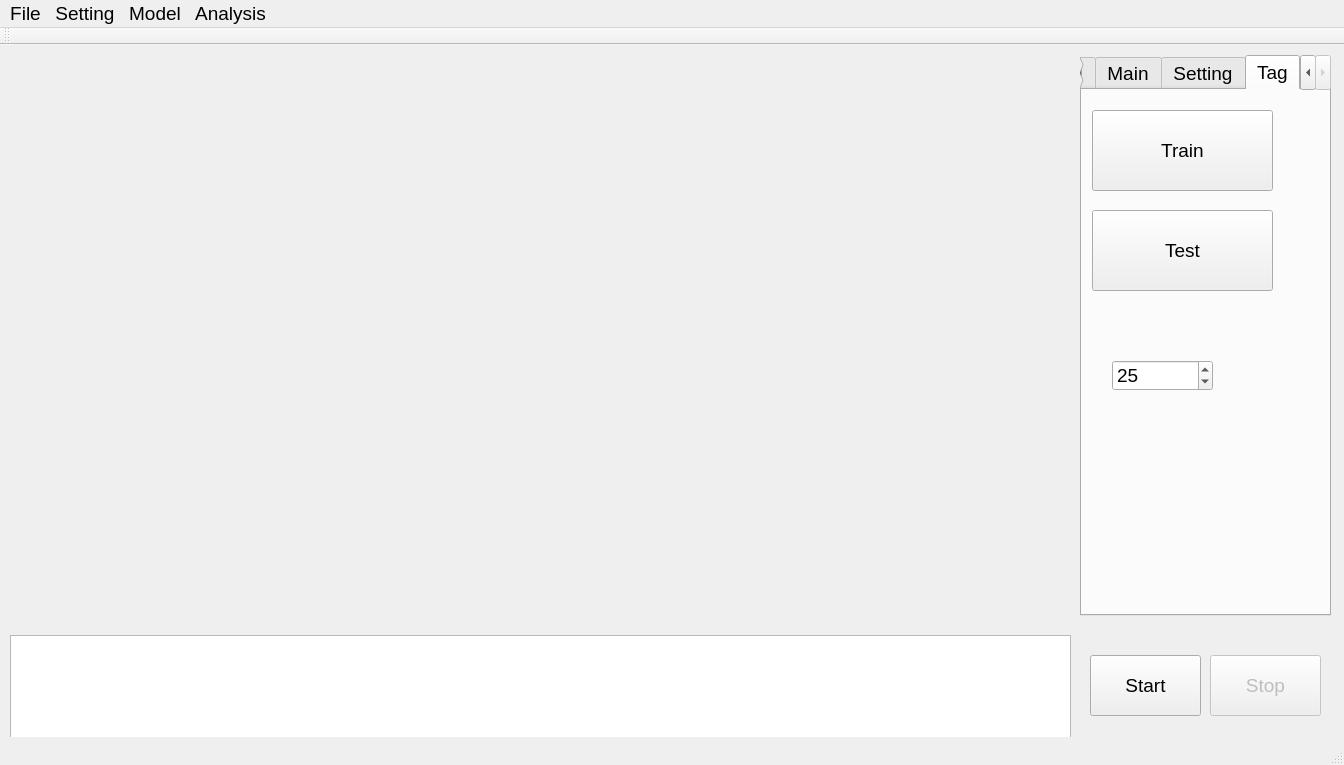
<?xml version="1.0" encoding="UTF-8"?>
<ui version="4.0">
 <class>MainWindow</class>
 <widget class="QMainWindow" name="MainWindow">
  <property name="geometry">
   <rect>
    <x>0</x>
    <y>0</y>
    <width>1344</width>
    <height>765</height>
   </rect>
  </property>
  <property name="font">
   <font>
    <family>Arial</family>
    <pointsize>14</pointsize>
   </font>
  </property>
  <property name="windowTitle">
   <string>NTU BIME Honeybee Observation System</string>
  </property>
  <widget class="QWidget" name="centralWidget">
   <widget class="QTabWidget" name="tabWidget">
    <property name="geometry">
     <rect>
      <x>1080</x>
      <y>10</y>
      <width>251</width>
      <height>561</height>
     </rect>
    </property>
    <property name="currentIndex">
     <number>3</number>
    </property>
    <widget class="QWidget" name="tab_4">
     <attribute name="title">
      <string>Record</string>
     </attribute>
     <widget class="QGroupBox" name="groupBox_3">
      <property name="geometry">
       <rect>
        <x>10</x>
        <y>50</y>
        <width>221</width>
        <height>431</height>
       </rect>
      </property>
      <property name="title">
       <string>Enviroment Info</string>
      </property>
      <widget class="QLabel" name="label_9">
       <property name="geometry">
        <rect>
         <x>10</x>
         <y>180</y>
         <width>99</width>
         <height>33</height>
        </rect>
       </property>
       <property name="text">
        <string>In Hive</string>
       </property>
      </widget>
      <widget class="QLabel" name="label_10">
       <property name="geometry">
        <rect>
         <x>10</x>
         <y>320</y>
         <width>99</width>
         <height>32</height>
        </rect>
       </property>
       <property name="text">
        <string>Out Hive</string>
       </property>
      </widget>
      <widget class="QLabel" name="label_11">
       <property name="geometry">
        <rect>
         <x>10</x>
         <y>220</y>
         <width>101</width>
         <height>32</height>
        </rect>
       </property>
       <property name="text">
        <string>Temperture</string>
       </property>
      </widget>
      <widget class="QLCDNumber" name="inhive_t_lcdNumber">
       <property name="geometry">
        <rect>
         <x>10</x>
         <y>250</y>
         <width>91</width>
         <height>51</height>
        </rect>
       </property>
      </widget>
      <widget class="QLCDNumber" name="outhive_t_lcdNumber">
       <property name="geometry">
        <rect>
         <x>10</x>
         <y>380</y>
         <width>91</width>
         <height>51</height>
        </rect>
       </property>
      </widget>
      <widget class="QLCDNumber" name="outhive_rh_lcdNumber">
       <property name="geometry">
        <rect>
         <x>110</x>
         <y>380</y>
         <width>91</width>
         <height>51</height>
        </rect>
       </property>
      </widget>
      <widget class="QLCDNumber" name="inhive_rh_lcdNumber">
       <property name="geometry">
        <rect>
         <x>110</x>
         <y>250</y>
         <width>91</width>
         <height>51</height>
        </rect>
       </property>
      </widget>
      <widget class="QLabel" name="label_12">
       <property name="geometry">
        <rect>
         <x>120</x>
         <y>219</y>
         <width>81</width>
         <height>31</height>
        </rect>
       </property>
       <property name="text">
        <string>Humidity</string>
       </property>
      </widget>
      <widget class="QLabel" name="label_13">
       <property name="geometry">
        <rect>
         <x>10</x>
         <y>351</y>
         <width>101</width>
         <height>32</height>
        </rect>
       </property>
       <property name="text">
        <string>Temperture</string>
       </property>
      </widget>
      <widget class="QLabel" name="label_14">
       <property name="geometry">
        <rect>
         <x>120</x>
         <y>350</y>
         <width>81</width>
         <height>31</height>
        </rect>
       </property>
       <property name="text">
        <string>Humidity</string>
       </property>
      </widget>
      <widget class="QComboBox" name="port_name_comboBox">
       <property name="geometry">
        <rect>
         <x>10</x>
         <y>40</y>
         <width>191</width>
         <height>51</height>
        </rect>
       </property>
      </widget>
      <widget class="QLCDNumber" name="pressure_lcdNumber">
       <property name="geometry">
        <rect>
         <x>10</x>
         <y>130</y>
         <width>181</width>
         <height>51</height>
        </rect>
       </property>
      </widget>
      <widget class="QLabel" name="label_15">
       <property name="geometry">
        <rect>
         <x>10</x>
         <y>90</y>
         <width>161</width>
         <height>33</height>
        </rect>
       </property>
       <property name="text">
        <string>Air Pressure (hPa)</string>
       </property>
      </widget>
     </widget>
    </widget>
    <widget class="QWidget" name="tab">
     <attribute name="title">
      <string>Main</string>
     </attribute>
     <widget class="QPushButton" name="stitching_pushButton">
      <property name="geometry">
       <rect>
        <x>10</x>
        <y>10</y>
        <width>101</width>
        <height>51</height>
       </rect>
      </property>
      <property name="text">
       <string>Stitch</string>
      </property>
     </widget>
     <widget class="QLabel" name="label">
      <property name="geometry">
       <rect>
        <x>10</x>
        <y>110</y>
        <width>141</width>
        <height>41</height>
       </rect>
      </property>
      <property name="text">
       <string>File Sequence</string>
      </property>
     </widget>
     <widget class="QTextBrowser" name="videoName_textBrowser">
      <property name="geometry">
       <rect>
        <x>10</x>
        <y>151</y>
        <width>221</width>
        <height>311</height>
       </rect>
      </property>
      <property name="font">
       <font>
        <pointsize>10</pointsize>
       </font>
      </property>
     </widget>
     <widget class="QLCDNumber" name="processing_lcdNumber">
      <property name="geometry">
       <rect>
        <x>120</x>
        <y>9</y>
        <width>101</width>
        <height>51</height>
       </rect>
      </property>
     </widget>
     <widget class="QCheckBox" name="show_image_checkBox">
      <property name="geometry">
       <rect>
        <x>10</x>
        <y>70</y>
        <width>131</width>
        <height>51</height>
       </rect>
      </property>
      <property name="text">
       <string>Show Image</string>
      </property>
      <property name="checked">
       <bool>true</bool>
      </property>
     </widget>
     <widget class="QProgressBar" name="processing_progressBar">
      <property name="geometry">
       <rect>
        <x>10</x>
        <y>480</y>
        <width>221</width>
        <height>31</height>
       </rect>
      </property>
      <property name="value">
       <number>0</number>
      </property>
     </widget>
     <widget class="QPushButton" name="erase_pushButton">
      <property name="geometry">
       <rect>
        <x>140</x>
        <y>70</y>
        <width>91</width>
        <height>31</height>
       </rect>
      </property>
      <property name="text">
       <string>Erase</string>
      </property>
     </widget>
     <widget class="QPushButton" name="erase__ten_pushButton">
      <property name="geometry">
       <rect>
        <x>140</x>
        <y>110</y>
        <width>91</width>
        <height>31</height>
       </rect>
      </property>
      <property name="text">
       <string>Erase 10</string>
      </property>
     </widget>
    </widget>
    <widget class="QWidget" name="tab_2">
     <attribute name="title">
      <string>Setting</string>
     </attribute>
     <widget class="QGroupBox" name="groupBox">
      <property name="geometry">
       <rect>
        <x>10</x>
        <y>10</y>
        <width>211</width>
        <height>251</height>
       </rect>
      </property>
      <property name="title">
       <string>Hough Circle</string>
      </property>
      <widget class="QSpinBox" name="maxRadius_hough_circle_spinBox">
       <property name="geometry">
        <rect>
         <x>100</x>
         <y>130</y>
         <width>61</width>
         <height>31</height>
        </rect>
       </property>
       <property name="value">
        <number>9</number>
       </property>
      </widget>
      <widget class="QSpinBox" name="dp_hough_circle_spinBox">
       <property name="geometry">
        <rect>
         <x>10</x>
         <y>60</y>
         <width>61</width>
         <height>31</height>
        </rect>
       </property>
       <property name="value">
        <number>1</number>
       </property>
      </widget>
      <widget class="QSpinBox" name="para_2_hough_circle_spinBox">
       <property name="geometry">
        <rect>
         <x>100</x>
         <y>200</y>
         <width>61</width>
         <height>31</height>
        </rect>
       </property>
       <property name="maximum">
        <number>200</number>
       </property>
       <property name="value">
        <number>15</number>
       </property>
      </widget>
      <widget class="QSpinBox" name="minRadius_hough_circle_spinBox">
       <property name="geometry">
        <rect>
         <x>100</x>
         <y>60</y>
         <width>61</width>
         <height>31</height>
        </rect>
       </property>
       <property name="value">
        <number>6</number>
       </property>
      </widget>
      <widget class="QSpinBox" name="para_1_hough_circle_spinBox">
       <property name="geometry">
        <rect>
         <x>10</x>
         <y>200</y>
         <width>61</width>
         <height>31</height>
        </rect>
       </property>
       <property name="maximum">
        <number>200</number>
       </property>
       <property name="value">
        <number>150</number>
       </property>
      </widget>
      <widget class="QSpinBox" name="minDist_hough_circle_spinBox">
       <property name="geometry">
        <rect>
         <x>10</x>
         <y>130</y>
         <width>61</width>
         <height>31</height>
        </rect>
       </property>
       <property name="value">
        <number>20</number>
       </property>
      </widget>
      <widget class="QLabel" name="label_2">
       <property name="geometry">
        <rect>
         <x>10</x>
         <y>30</y>
         <width>41</width>
         <height>31</height>
        </rect>
       </property>
       <property name="text">
        <string>dp</string>
       </property>
      </widget>
      <widget class="QLabel" name="label_3">
       <property name="geometry">
        <rect>
         <x>10</x>
         <y>170</y>
         <width>31</width>
         <height>31</height>
        </rect>
       </property>
       <property name="text">
        <string>P1</string>
       </property>
      </widget>
      <widget class="QLabel" name="label_4">
       <property name="geometry">
        <rect>
         <x>100</x>
         <y>170</y>
         <width>31</width>
         <height>31</height>
        </rect>
       </property>
       <property name="text">
        <string>P2</string>
       </property>
      </widget>
      <widget class="QLabel" name="label_5">
       <property name="geometry">
        <rect>
         <x>10</x>
         <y>100</y>
         <width>81</width>
         <height>31</height>
        </rect>
       </property>
       <property name="text">
        <string>minDist</string>
       </property>
      </widget>
      <widget class="QLabel" name="label_6">
       <property name="geometry">
        <rect>
         <x>100</x>
         <y>30</y>
         <width>101</width>
         <height>31</height>
        </rect>
       </property>
       <property name="text">
        <string>minRadius</string>
       </property>
      </widget>
      <widget class="QLabel" name="label_7">
       <property name="geometry">
        <rect>
         <x>100</x>
         <y>100</y>
         <width>101</width>
         <height>31</height>
        </rect>
       </property>
       <property name="text">
        <string>maxRadius</string>
       </property>
      </widget>
     </widget>
     <widget class="QGroupBox" name="groupBox_2">
      <property name="geometry">
       <rect>
        <x>10</x>
        <y>280</y>
        <width>211</width>
        <height>101</height>
       </rect>
      </property>
      <property name="title">
       <string>Tag Recogntion</string>
      </property>
      <widget class="QSpinBox" name="binarythreshold_spinBox">
       <property name="geometry">
        <rect>
         <x>10</x>
         <y>60</y>
         <width>61</width>
         <height>31</height>
        </rect>
       </property>
       <property name="maximum">
        <number>255</number>
       </property>
       <property name="value">
        <number>110</number>
       </property>
      </widget>
      <widget class="QLabel" name="label_8">
       <property name="geometry">
        <rect>
         <x>10</x>
         <y>30</y>
         <width>121</width>
         <height>21</height>
        </rect>
       </property>
       <property name="text">
        <string>Binary Threhold</string>
       </property>
      </widget>
     </widget>
    </widget>
    <widget class="QWidget" name="tab_3">
     <attribute name="title">
      <string>Tag</string>
     </attribute>
     <widget class="QPushButton" name="load_training_data_pushButton">
      <property name="geometry">
       <rect>
        <x>10</x>
        <y>20</y>
        <width>181</width>
        <height>81</height>
       </rect>
      </property>
      <property name="text">
       <string>Train</string>
      </property>
     </widget>
     <widget class="QPushButton" name="test_recognition_pushButton">
      <property name="geometry">
       <rect>
        <x>10</x>
        <y>120</y>
        <width>181</width>
        <height>81</height>
       </rect>
      </property>
      <property name="text">
       <string>Test</string>
      </property>
     </widget>
     <widget class="QSpinBox" name="PCARemains_spinBox">
      <property name="geometry">
       <rect>
        <x>30</x>
        <y>270</y>
        <width>101</width>
        <height>31</height>
       </rect>
      </property>
      <property name="minimum">
       <number>1</number>
      </property>
      <property name="maximum">
       <number>256</number>
      </property>
      <property name="value">
       <number>25</number>
      </property>
     </widget>
    </widget>
   </widget>
   <widget class="QPushButton" name="stitchingStart_pushButton">
    <property name="geometry">
     <rect>
      <x>1090</x>
      <y>610</y>
      <width>111</width>
      <height>61</height>
     </rect>
    </property>
    <property name="text">
     <string>Start</string>
    </property>
   </widget>
   <widget class="QPushButton" name="stitchingStop_pushButton">
    <property name="enabled">
     <bool>false</bool>
    </property>
    <property name="geometry">
     <rect>
      <x>1210</x>
      <y>610</y>
      <width>111</width>
      <height>61</height>
     </rect>
    </property>
    <property name="text">
     <string>Stop</string>
    </property>
   </widget>
   <widget class="QSmartGraphicsView" name="imageShow_widget" native="true">
    <property name="geometry">
     <rect>
      <x>10</x>
      <y>10</y>
      <width>1061</width>
      <height>561</height>
     </rect>
    </property>
   </widget>
   <widget class="QTextBrowser" name="system_log_textBrowser">
    <property name="geometry">
     <rect>
      <x>10</x>
      <y>590</y>
      <width>1061</width>
      <height>111</height>
     </rect>
    </property>
    <property name="font">
     <font>
      <family>Arial</family>
      <pointsize>10</pointsize>
     </font>
    </property>
   </widget>
  </widget>
  <widget class="QMenuBar" name="menuBar">
   <property name="geometry">
    <rect>
     <x>0</x>
     <y>0</y>
     <width>1344</width>
     <height>21</height>
    </rect>
   </property>
   <widget class="QMenu" name="menuFile">
    <property name="title">
     <string>File</string>
    </property>
    <addaction name="actionLoad_Stitching_Image"/>
    <addaction name="separator"/>
    <addaction name="actionLoad_Raw_Video_File"/>
   </widget>
   <widget class="QMenu" name="menuSet">
    <property name="title">
     <string>Setting</string>
    </property>
    <addaction name="actionChange_SVM_Model"/>
    <addaction name="actionChange_PCA_Model"/>
    <addaction name="actionChange_Stitching_Model"/>
    <addaction name="separator"/>
    <addaction name="actionWith_PCA"/>
    <addaction name="actionWith_HOG"/>
   </widget>
   <widget class="QMenu" name="menuModel">
    <property name="title">
     <string>Model</string>
    </property>
    <addaction name="actionTrain_New_Tag_Model"/>
   </widget>
   <widget class="QMenu" name="menuAnalysis">
    <property name="title">
     <string>Analysis</string>
    </property>
    <addaction name="actionStart_Analysis_Data"/>
   </widget>
   <addaction name="menuFile"/>
   <addaction name="menuSet"/>
   <addaction name="menuModel"/>
   <addaction name="menuAnalysis"/>
  </widget>
  <widget class="QToolBar" name="mainToolBar">
   <attribute name="toolBarArea">
    <enum>TopToolBarArea</enum>
   </attribute>
   <attribute name="toolBarBreak">
    <bool>false</bool>
   </attribute>
  </widget>
  <widget class="QStatusBar" name="statusBar"/>
  <action name="actionLoad_Raw_Video_File">
   <property name="checkable">
    <bool>false</bool>
   </property>
   <property name="text">
    <string>Load Raw Video File</string>
   </property>
  </action>
  <action name="actionLoad_Stitching_Image">
   <property name="text">
    <string>Load Stitching Image</string>
   </property>
  </action>
  <action name="actionChange_SVM_Model">
   <property name="text">
    <string>Change SVM Model</string>
   </property>
  </action>
  <action name="actionChange_PCA_Model">
   <property name="text">
    <string>Change PCA Model</string>
   </property>
  </action>
  <action name="actionChange_Stitching_Model">
   <property name="text">
    <string>Change Stitching Model</string>
   </property>
  </action>
  <action name="actionWith_PCA">
   <property name="checkable">
    <bool>true</bool>
   </property>
   <property name="checked">
    <bool>true</bool>
   </property>
   <property name="text">
    <string>With PCA</string>
   </property>
  </action>
  <action name="actionWith_HOG">
   <property name="checkable">
    <bool>true</bool>
   </property>
   <property name="checked">
    <bool>true</bool>
   </property>
   <property name="text">
    <string>With HOG</string>
   </property>
  </action>
  <action name="actionTrain_New_Tag_Model">
   <property name="text">
    <string>Train New Tag Model</string>
   </property>
  </action>
  <action name="actionStart_Analysis_Data">
   <property name="text">
    <string>Start Analysis Data</string>
   </property>
  </action>
 </widget>
 <layoutdefault spacing="6" margin="11"/>
 <customwidgets>
  <customwidget>
   <class>QSmartGraphicsView</class>
   <extends>QWidget</extends>
   <header>qsmartgraphicsview/qsmartgraphicsview.h</header>
   <container>1</container>
  </customwidget>
 </customwidgets>
 <resources/>
 <connections/>
</ui>
